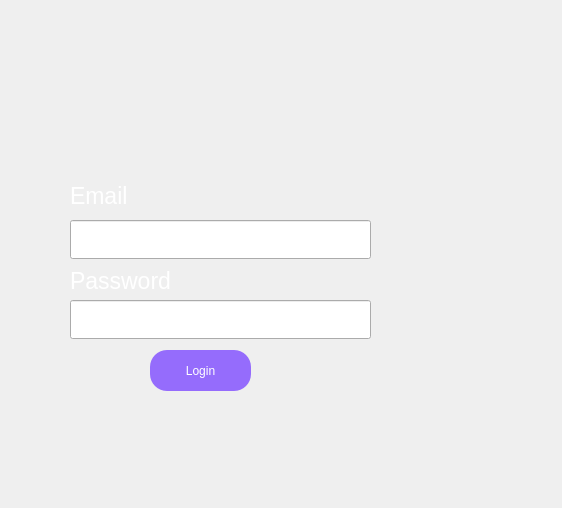
<?xml version="1.0" encoding="UTF-8"?>
<ui version="4.0">
 <class>login</class>
 <widget class="QWidget" name="login">
  <property name="geometry">
   <rect>
    <x>0</x>
    <y>0</y>
    <width>562</width>
    <height>508</height>
   </rect>
  </property>
  <property name="windowTitle">
   <string>Form</string>
  </property>
  <widget class="QLineEdit" name="email_login">
   <property name="geometry">
    <rect>
     <x>70</x>
     <y>220</y>
     <width>301</width>
     <height>39</height>
    </rect>
   </property>
   <property name="font">
    <font>
     <family>Montserrat SemiBold</family>
     <pointsize>10</pointsize>
     <weight>75</weight>
     <bold>true</bold>
    </font>
   </property>
   <property name="styleSheet">
    <string notr="true">background-color: rgba(126, 75, 255,60%);
border-radius: 18px;
padding: 5px 10px;
font{
font: 8pt &quot;MS Shell Dlg 2&quot;;
color: white;}
</string>
   </property>
  </widget>
  <widget class="QPushButton" name="pb_login">
   <property name="geometry">
    <rect>
     <x>150</x>
     <y>350</y>
     <width>101</width>
     <height>41</height>
    </rect>
   </property>
   <property name="font">
    <font>
     <family>MS Shell Dlg 2</family>
     <pointsize>9</pointsize>
     <weight>9</weight>
     <italic>false</italic>
     <bold>false</bold>
    </font>
   </property>
   <property name="cursor">
    <cursorShape>PointingHandCursor</cursorShape>
   </property>
   <property name="styleSheet">
    <string notr="true">QPushButton {
	background-color: rgba(126, 75, 255,80%);  
color: white;
  padding: 10px 12px;
border-radius:17px;
font: 75 9pt &quot;MS Shell Dlg 2&quot;;
}
QPushButton::selected {
    color: white;
   background-color:#FF7244;

}
QPushButton::hover {
  background: #FF7244;
 }</string>
   </property>
   <property name="text">
    <string>Login</string>
   </property>
  </widget>
  <widget class="QLabel" name="label_2">
   <property name="geometry">
    <rect>
     <x>70</x>
     <y>270</y>
     <width>121</width>
     <height>21</height>
    </rect>
   </property>
   <property name="font">
    <font>
     <family>MS Shell Dlg 2</family>
     <pointsize>17</pointsize>
     <weight>9</weight>
     <italic>false</italic>
     <bold>false</bold>
    </font>
   </property>
   <property name="styleSheet">
    <string notr="true">

font: 75 17pt &quot;MS Shell Dlg 2&quot;;
color: rgb(255, 255, 255);</string>
   </property>
   <property name="text">
    <string>Password</string>
   </property>
  </widget>
  <widget class="QLabel" name="label_3">
   <property name="geometry">
    <rect>
     <x>70</x>
     <y>180</y>
     <width>101</width>
     <height>31</height>
    </rect>
   </property>
   <property name="font">
    <font>
     <family>MS Shell Dlg 2</family>
     <pointsize>17</pointsize>
     <weight>9</weight>
     <italic>false</italic>
     <bold>false</bold>
    </font>
   </property>
   <property name="styleSheet">
    <string notr="true">
font: 75 17pt &quot;MS Shell Dlg 2&quot;;
color: rgb(255, 255, 255);</string>
   </property>
   <property name="text">
    <string>Email</string>
   </property>
  </widget>
  <widget class="QLineEdit" name="password_login">
   <property name="geometry">
    <rect>
     <x>70</x>
     <y>300</y>
     <width>301</width>
     <height>39</height>
    </rect>
   </property>
   <property name="font">
    <font>
     <family>Montserrat SemiBold</family>
     <pointsize>10</pointsize>
     <weight>75</weight>
     <bold>true</bold>
    </font>
   </property>
   <property name="styleSheet">
    <string notr="true">background-color: rgba(126, 75, 255,60%);
border-radius: 18px;
padding: 5px 10px;
font{
font: 8pt &quot;MS Shell Dlg 2&quot;;
color: rgb(255, 255, 255);}</string>
   </property>
   <property name="echoMode">
    <enum>QLineEdit::Password</enum>
   </property>
  </widget>
 </widget>
 <resources/>
 <connections/>
</ui>
